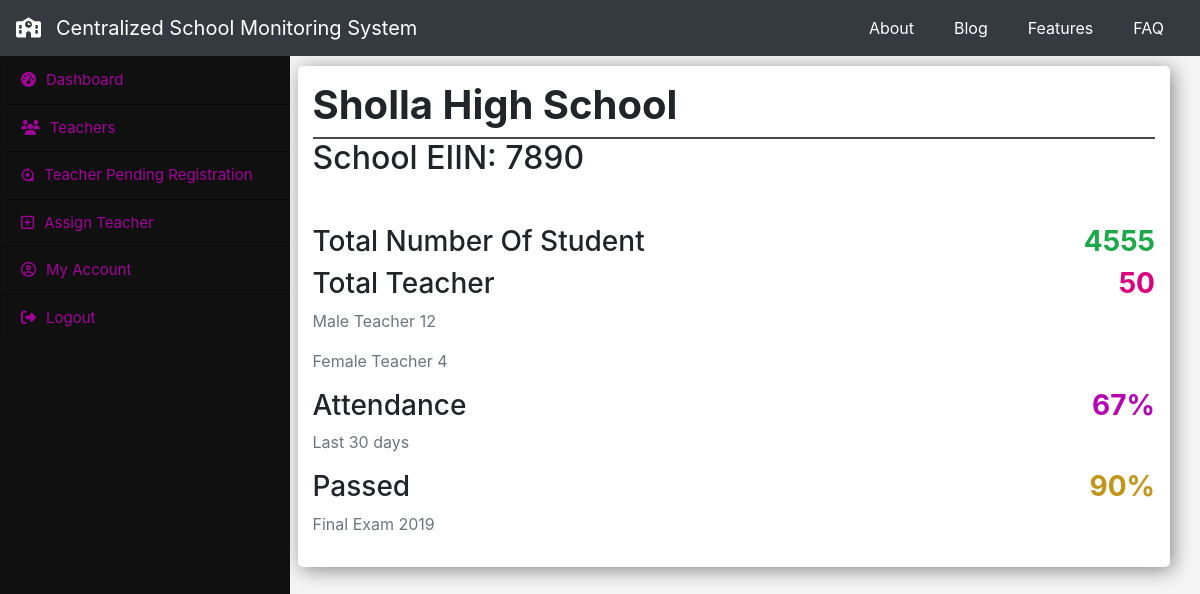
Screenshot of /headmaster/ (signed in) with the database file from the repository.
### school/models.py (models this page shows, shortened)
class schoolInfo(models.Model):
    school_select = [
        ('Government Laboratory High School', 'Government Laboratory High School'),
        ('Viqarunnisa Noon School', 'Viqarunnisa Noon School'),
        ('Rifles Public School and College', 'Rifles Public School and College'),
        ('Dhaka Residential Model School and College',
         'Dhaka Residential Model School and College'),
        ('Rajuk Uttara Model School & College',
         'Rajuk Uttara Model School & College'),
        ('Dhanmondi Government Boys’ High School',
         'Dhanmondi Government Boys’ High School'),
        ('Saint Joseph Higher Secondary School',
         'Saint Joseph Higher Secondary School'),
        ('St. Gregory’s High School', 'St. Gregory’s High School'),
        ('Motijheel Government Boys High school',
         'Motijheel Government Boys High school'),
        ('Mirpur Govt. High School', 'Mirpur Govt. High School'),
        ('Django', 'Django')
    ]
    SchoolEIIN = models.CharField(
        primary_key=True, max_length=25, blank=False, null=False)
    schoolName = models.CharField(max_length=100, blank=False, null=False)
    schoolAddress = models.CharField(max_length=100, blank=False, null=False)
    totalStudent = models.IntegerField(blank=False, null=False)
    totalTeacher = models.IntegerField(blank=False, null=False)
    attendance_percentage = models.IntegerField(
        blank=False, null=False, default=1)
    pass_percentage = models.IntegerField(blank=False, null=False, default=1)

### headmaster/views.py (the view)
# urls.py: path('', views.dashboard, name='dashboard'),
def dashboard(request):
    if request.session.has_key('headmaster_eid'):
        hob = headmaster_account.objects.get(
            h_empid=request.session.get('headmaster_eid'))
        print(hob.sch_eiin)
        obj = schoolInfo.objects.get(SchoolEIIN=hob.sch_eiin)
        context = {'school': obj}
        return render(request, 'headmaster/dashboard.html', context)
    else:
        return redirect('userlogin')

### headmaster/templates/headmaster/dashboard.html
{% extends 'headmaster/h_base.html' %}
{% block content %}
        <div class="school_wrap">
                <div class="school_name mb-5">
                    <h1 style="font-weight:bold">{{school.schoolName}}</h1>
                    <div style="padding: 1px;background:#4b484b"></div>
                    <h2>School EIIN: {{school.SchoolEIIN}}</h2>
                </div>
                <div class="total_student">
                    <div class="row">
                        <div class="col">
                            <h3 class="float-left">Total Number Of Student</h3>
                            <span class="float-right">
                                <h3 style="color: #1ca849;font-weight:bold">{{school.totalStudent}}</h3>
                            </span>
                        </div>
                    </div>
                </div>
                <div class="total_teacher">
                    <div class="row">
                        <div class="col">
                            <h3 class="float-left">Total Teacher</h3>
                            <span class="float-right">
                                <h3 style="color: #db0080;font-weight:bold">{{school.totalTeacher}}</h3>
                            </span>
                        </div>
                    </div>
                    <div class="row">
                        <div class="col">
                            <p class="text-secondary">Male Teacher 12</p>
                            <p class="text-secondary">Female Teacher 4</p>
                        </div>
                    </div>
                </div>
                <div class="attendance">
                    <div class="row">
                        <div class="col">
                            <div class="attdays float-left">
                                <h3 class="">Attendance</h3>
                                <p class="text-secondary">Last 30 days</p>
                            </div>
                            <span class="float-right">
                                <h3 style="color: #b505b5;font-weight:bold">
                                    {{school.attendance_percentage}}%</h3>
                            </span>
                        </div>
                    </div>
                </div>
                <div class="attendance">
                    <div class="row">
                        <div class="col">
                            <div class="attdays float-left">
                                <h3 class="">Passed</h3>
                                <p class="text-secondary">Final Exam 2019</p>
                            </div>
                            <span class="float-right">
                                <h3 style="color: #c2951a;font-weight:bold">
                                    {{school.pass_percentage}}%</h3>
                            </span>
                        </div>
                    </div>
                </div>
            </div>
{% endblock content %}

### static/styles/app.css (style rules this page uses)
body { background-color: whitesmoke; @import url("https://fonts.googleapis.com/css?family=Raleway&display=swap"); @import url("https://fonts.googleapis.com/css?family=Roboto&display=swap"); }
.school_wrap { padding: 15px; background: white; border-radius: 5px; box-shadow: 3px 3px 19px #888; }

### rows the page displays
schoolInfo: schoolName "Sholla High School", SchoolEIIN "7890", totalStudent "4555", totalTeacher "50", attendance_percentage "67", pass_percentage "90"
